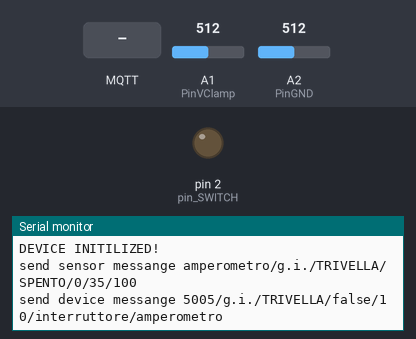
The sketch below on a simulated Arduino Uno, built with avr-gcc and run on an emulated ATmega328P. Parts: output pins drawn as LEDs (lit = HIGH), the last lines printed to the serial monitor. Inputs (shaded band) come from the test bench; at power-on: A1 (PinVClamp) = 512, A2 (PinGND) = 512. WiFi joins after 1.5 s; servers stay silent unless stated; no MQTT or app messages arrive unless stated.

Above: at 3.8 s.
3.9 s: A1 (PinVClamp) set to 490
At 5.5 s:
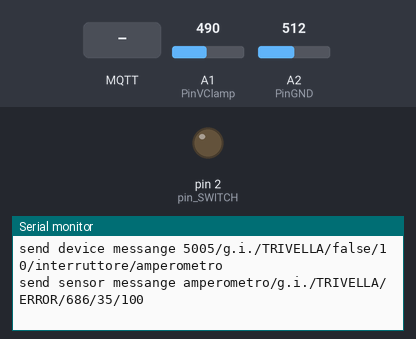
6.2 s: MQTT message "1" arrives on the third subscribed topic
At 7.7 s:
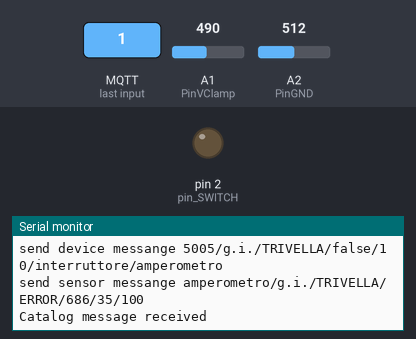

The sketch:

multiObject_receiver_mqtt.ino
```cpp
#include <SPI.h>
#include <Ethernet.h>
#include <PubSubClient.h>

IPAddress catalog_ip(192, 168, 1, 96);
int broker_port = 1883;
EthernetClient client;
PubSubClient MQTT_client(client);


//SETTINGS INFO
//==============================
String my_status = "SETUP";
String System = "g.i.";
String Object = "TRIVELLA";
int MY_number_sensors = 0;
int MY_number_device = 0;
struct MY_sensor {
  String System;
  String Object;
  String Name;
  String Status;
  String payload;
  String topic;
  String fields[5];
  String values[5];
  long timestamp;
  long const_status;
  bool flag;
};
struct MY_device {
  String System;
  String Object;
  String Name;
  String sensors[5];
  int sensors_number;
  String payload;
  String topic;
  String fields[5];
  String values[5];
  long timestamp;
  bool flag;
};
struct MY_sensor Sensors[3] = {};
struct MY_device Device[2];

// variables of INTERNET CONNECTION
//===========================
byte mac[] = { 0x90, 0xAD, 0xBE, 0xEF, 0xFE, 0xED };

// variables of MQTT CONNECTION
//===========================
const char* clientID = "5005";
const char* topic_sensor = "sensor/System/Object/Status/#";
const char* topic_device = "device/System/Object/-riavvio/-refresh";
const char* topic_sub_catalog = "catalog/System/Object/name/field/value";
unsigned long lastConnect_mqtt = 0;
unsigned long T_reconnect_MQTT = 0;

// variables of MULTI DEVICE MANAGER
//===================================
int number_sensors = 0;
int number_objects = 0;
struct multi_sensor {
  String Name;
  String Object;
  String Status;
  long timestamp;
  int refresh;
};
struct object {
  String Name;
  String Status;
};
struct multi_sensor MultiSensor[6] = {};
struct object Objects[3] = {};


// variables of SWITCH MANAGEMENT
//==============================
String modality = "automatico";
String manual_status = "";

// variables of SISTEM MANAGEMENT
//==============================
void(* Riavvio)(void) = 0;
int power_error = 0;

// variables of time_count
//===========================
unsigned long now = 0;

void setup() {
  Serial.begin(9600);
  while (!Serial) {
    delay(10); // wait for serial port to connect. Needed for native USB port only
  }
  SWITCH_MANAGER();
  POWER_ERROR_MANAGER();
  //
  Ethernet.begin(mac);
  delay(1000);
  MQTT_client.setServer(catalog_ip, 1883);
  MQTT_client.setCallback(callback);
  MQTT_client.connect(clientID);
  MQTT_client.subscribe(topic_sensor);
  MQTT_client.subscribe(topic_device);
  MQTT_client.subscribe(topic_sub_catalog);
  my_status = "SPENTO";
  Serial.println("DEVICE INITILIZED!");
}

void loop() {
  now = millis();
  Ethernet.maintain();
  MQTT_client.loop();

  MQTT_RECONNECT();
  if (modality == "automatico") {
    if (my_status != "ERROR") {
      check_MultiSensors_status();
      CHECK_mySTATUS();
    }
  }
  else {
    my_status = manual_status;
  }
  SWITCH_MANAGER();
  POWER_ERROR_MANAGER();
  MY_DEVICE_MANAGER();
  mySENSOR_REFRESH();

}


void MQTT_RECONNECT() {
  if (!MQTT_client.connected()) {
    T_reconnect_MQTT = now - lastConnect_mqtt;
    if (T_reconnect_MQTT > 5000) {
      lastConnect_mqtt = now;
      MQTT_client.connect(clientID);
      if (MQTT_client.state() == 0) {
        Serial.println("MQTT CONNECTED");
        MQTT_client.subscribe(topic_sensor);
        MQTT_client.subscribe(topic_device);
        MQTT_client.subscribe(topic_sub_catalog);
      }
      else {
        Serial.println("mqtt try to reconnect...");
      }
    }
  }
}


void CHECK_mySTATUS() {
  my_status = "SPENTO";
  if (number_objects > 0) {
    for (byte d = 0; d < number_objects; d++) {
      if (Objects[d].Status == "ACCESO") {
        my_status = "ACCESO";
        break;
      }
    }
  }
  if (MY_number_sensors > 0) {
    for (byte i = 0; i < MY_number_sensors; i ++) {
      if (Sensors[i].Status == "ERROR") {
        my_status = "ERROR";
        break;
      }
    }
  }
}

void callback(char* topic, byte *payload, unsigned int length) {
  //read the topic
  //Serial.println(String(topic));
  int i = 0;
  char* token;
  token = strtok(topic, "/");
  String mittente = String(token);

  //_________________________________
  if (mittente == "sensor") {
    String msg_info[8] = {};
    message_split(payload, length, &msg_info[0]);
    String S_name = msg_info[0];
    if (msg_info[1] == System) {
      if (msg_info[2] != Object) {
        String D_name = msg_info[2];
        S_name = S_name + "_" + D_name;
        String S_status = msg_info[3];
        multiSensor_manager(S_name, D_name, S_status);
      }
    }
  }
  //_________________________________
  if (mittente == "device") {
    String msg_info[8] = {};
    message_split(payload, length, &msg_info[0]);
    if (msg_info[1] == System) {
      if (msg_info[2] != Object) {
        int soglia_refresh = msg_info[4].toInt();
        for (byte i = 5; i < 8; i++) {
          String S_name = msg_info[i] + "_" + msg_info[2];
          for (byte j = 0; j < number_sensors; j++) {
            if (MultiSensor[j].Name == S_name) {
              MultiSensor[j].refresh = soglia_refresh;
              break;
            }
          }
        }
      }
    }
  }
  //_________________________________
  if (mittente == "catalog") {
    Serial.println("Catalog message received");
    String msg_info[8] = {};
    message_split(payload, length, &msg_info[0]);
    if (msg_info[1] == System) {
      if (msg_info[2] == Object) {
        if (msg_info[0] == "sensor") {
          for (byte j = 0; j < MY_number_sensors; j++) {
            if (msg_info[3] == Sensors[j].Name) {
              Serial.println("Sensor: " + msg_info[3]);
              for (byte f = 0; f < 5; f++) {
                if (msg_info[4] == Sensors[j].fields[f]) {
                  Serial.println("field: " + msg_info[4]);
                  Serial.println("value: " + msg_info[5]);
                  Sensors[j].values[f] = msg_info[5];
                  Sensors[j].flag = true;
                  break;
                }
              }
              break;
            }
          }
        }
        else if (msg_info[0] == "device") {
          for (byte d = 0; d < MY_number_device; d++) {
            if (msg_info[1] == Device[d].System) {
              if (msg_info[2] == Device[d].Object) {
                if (msg_info[3] == Device[d].Name) {
                  Serial.println("Device: " + msg_info[3]);
                  for (byte f = 0; f < 5; f++) {
                    if (msg_info[4] == Device[d].fields[f]) {
                      Serial.println("field: " + msg_info[4]);
                      Serial.println("value: " + msg_info[5]);
                      Device[d].values[f] = msg_info[5];
                      Device[d].flag = true;
                    }
                  }
                  break;
                }
              }
            }
          }
        }

      }
    }
  }
}

void message_split(byte *payload, unsigned int length, String *msg_info) {
  String msgIn;
  for (int j = 0; j < length; j++) {
    msgIn = msgIn + char(payload[j]);
  }
  //Serial.println(msgIn);
  unsigned int i = 0;
  char* token;
  char* msgCopy = msgIn.c_str();
  while ((token = strtok_r(msgCopy, "/", &msgCopy)) != NULL) {
    msg_info[i] = String(token);
    i = i + 1;
  }
}

void multiSensor_manager(String S_name, String D_name, String S_status) {
  bool flag_sensor = false;
  if (number_sensors > 0) {
    for (byte i = 0; i < number_sensors; i ++) {
      if (MultiSensor[i].Name == S_name) {
        flag_sensor = true;
        MultiSensor[i].timestamp = now;
        Serial.println("refresh sensor " + S_name);
        if (S_status !=  MultiSensor[i].Status) {
          MultiSensor[i].Status = S_status;
          multiObject_manager(D_name);
        }
        break;
      }
    }
  }
  if (!flag_sensor) {
    Serial.println("aggiungo sensor " + S_name);
    MultiSensor[number_sensors].Name = S_name;
    MultiSensor[number_sensors].Status = S_status;
    MultiSensor[number_sensors].Object = D_name;
    MultiSensor[number_sensors].timestamp = now;
    MultiSensor[number_sensors].refresh = 10;
    number_sensors += 1;
    multiObject_manager(D_name);
  }
}

void multiObject_manager(String D_name) {
  bool flag_object = false;
  if (number_objects > 0) {
    for (byte idx = 0; idx < number_objects; idx++) {
      if (Objects[idx].Name == D_name) {
        flag_object = true;
        Objects[idx].Status = "ACCESO";
        for (byte j = 0; j < number_sensors; j++) {
          if (MultiSensor[j].Object == D_name) {
            if (MultiSensor[j].Status == "SPENTO") {
              Objects[idx].Status = "SPENTO";
              break;
            }
          }
        }
        break;
      }
    }
  }
  if (!flag_object) {
    Serial.println("aggiungo device " + D_name);
    Objects[number_objects].Name = D_name;
    Objects[number_objects].Status = "SPENTO";
    number_objects += 1;
  }
}

void check_MultiSensors_status() {
  for (byte j = 0; j < number_sensors; j++) {
    unsigned long Ti_error = now - MultiSensor[j].timestamp;
    if (Ti_error > (MultiSensor[j].refresh + 10) * 1000) {
      if (MultiSensor[j].Status != "SPENTO") {
        MultiSensor[j].Status = "SPENTO";
        Serial.println("Sensor " + MultiSensor[j].Name + " not online");
        multiObject_manager(MultiSensor[j].Object);
      }
    }
  }
}


void SWITCH_MANAGER() {
  String S_name = "interruttore";
  int pin_SWITCH = 2;
  int idx_modality = 0;
  int idx_status = 1;
  if (my_status == "SETUP") {
    pinMode(pin_SWITCH, OUTPUT);
    String S_status = "SPENTO";
    String payload = S_name + "/" + System + "/" + Object + "/" +  S_status + "/" + modality + "/" + S_status;
    Serial.println(payload);
    String topic = "sensor/System/Object/Status/-modality/-status";
    String fields[5] = {"-modality", "-status"};
    String values[5] = {"automatico", S_status};
    Sensors[MY_number_sensors] = {System, Object,S_name, S_status, payload, topic, {"-modality", "-status"}, {"automatico", S_status}, now, now};
    MY_device_INIT(MY_number_sensors);
    MY_number_sensors += 1;
    Serial.println("aggiungo device " + S_name);
    Serial.println(MY_number_sensors);
  }
  else {
    for (byte i = 0; i < MY_number_sensors; i++) {
      if (Sensors[i].Name == S_name) {
        String S_status = "SPENTO";
        String payload = "";
        if (modality != Sensors[i].values[idx_modality]) {
          modality = Sensors[i].values[idx_modality];
          my_status = Sensors[i].values[idx_status];
        }
        if (modality == "manuale") {
          S_status = Sensors[i].values[idx_status];
          if (S_status == "ACCESO") {
            my_status = "ACCESO";
            digitalWrite(pin_SWITCH, HIGH);
          }
          else {
            my_status = "SPENTO";
            digitalWrite(pin_SWITCH, LOW);
          }
          payload = S_name + "/" + System + "/" + Object + "/" +  my_status + "/" + modality + "/" + my_status;
        }
        else {
          S_status = "ACCESO";
          if (my_status == "ACCESO") {
            digitalWrite(pin_SWITCH, HIGH);
          }
          else {
            digitalWrite(pin_SWITCH, LOW);
            S_status = "SPENTO";
          }
          payload = S_name + "/" + System + "/" + Object + "/" +  my_status + "/" + modality + "/" + my_status;
        }
        if (Sensors[i].Status == S_status) {
          Sensors[i].const_status = now;
        }
        if (now - Sensors[i].const_status > 500) {
          Sensors[i].flag = true;
        }
        if (Sensors[i].flag == true) {
          Sensors[i].flag = false;
          Sensors[i].timestamp = now;
          Sensors[i].Status = S_status;
          Sensors[i].payload = payload;
          MQTT_PUBLISH("sensor", i);
        }
        break;
      }
    }
  }
}

int POWER_SENSING() {
  int PinGND = A2;  // sensor Virtual Ground
  int PinVClamp = A1;    // Sensor SCT-013-000
  const unsigned int numReadings = 200; //samples to calculate Vrms.
  int readingsVClamp[numReadings];    // samples of the sensor SCT-013-000
  float I = 0;
  float SumSqVClamp = 0;
  float total = 0;
  for (unsigned int i = 0; i < numReadings; i++) {
    readingsVClamp[i] = analogRead(PinVClamp) - analogRead(PinGND);
    delay(1); //
  }
  delay(5);
  //Calculate Vrms
  for (unsigned int i = 0; i < numReadings; i++) {
    SumSqVClamp = SumSqVClamp + sq((float)readingsVClamp[i]);
  }
  total = sqrt(SumSqVClamp / numReadings);
  I = total * float(0.14648);
  float Power_float = total * float(31.187);
  int Power = (int) Power_float;
  return Power;
  // Rburden=62 ohms, LBS= 0,004882 V (5/1024)
  // Transformer of 1800 laps (SCT-013-000).
  // 5*220*1800/(62*1024)= 31.187
}

void POWER_ERROR_MANAGER() {
  String S_name = "amperometro";
  int idx_soglia_ON_OFF = 0;
  int idx_soglia_Corto = 1;
  int idx_power_error = 2;
  int T_measure = 1 * 1000;
  if (my_status == "SETUP") {
    String S_status = "SPENTO";
    String payload =  S_name + "/" + System + "/" + Object + "/" +  S_status + "/" + 0 + "/" + 0 + "/" + 0;
    String topic = "sensor/System/Object/Status/power(W)/-soglia(W)/-corto(W)";
    Sensors[MY_number_sensors] = {System, Object,S_name, S_status, payload, topic, {"-soglia(W)", "-corto(W)"}, {"35", "100", String(0)}, now, now, true};
    MY_device_INIT(MY_number_sensors);
    Serial.println("aggiungo device " + S_name);
    MY_number_sensors += 1;
    Serial.println(MY_number_sensors);
  }
  else {
    for (byte i = 0; i < MY_number_sensors; i++) {
      if (Sensors[i].Name == S_name) {
        unsigned long T_measure_POWER = now - Sensors[i].const_status;
        if (T_measure_POWER >= T_measure) {
          int soglia_OnOff = Sensors[i].values[idx_soglia_ON_OFF].toInt();
          int soglia_Corto = Sensors[i].values[idx_soglia_Corto].toInt();
          power_error = Sensors[i].values[idx_power_error].toInt();
          if (Sensors[i].Status != my_status) {
            delay(300);
          }
          String S_status = "SPENTO";
          int Power = POWER_SENSING();
          if (Power < soglia_Corto) {
            if (Power > soglia_OnOff) {
              S_status = "ACCESO";
            }
            else {
              S_status = "SPENTO";
              Power = 0;
            }
            if (S_status != my_status) {
              power_error += 1;
            }
            else {
              power_error = 0;
            }
          }
          else {
            power_error += 1;
          }
          if (power_error > 3) {
            S_status = "ERROR";
          }
          Sensors[i].values[idx_power_error] = String(power_error);
          if (S_status != Sensors[i].Status) {
            Sensors[i].flag = true;
          }
          if (Sensors[i].flag == true) {
            Sensors[i].flag = false;
            Sensors[i].timestamp = now;
            Sensors[i].Status = S_status;
            String payload = S_name + "/" + System + "/" + Object + "/" +  S_status + "/" + String(Power) + "/" + Sensors[i].values[idx_soglia_ON_OFF] + "/" + Sensors[i].values[idx_soglia_Corto];
            Sensors[i].payload = payload;
            MQTT_PUBLISH("sensor", i);
          }
        }
        break;
      }
    }

  }
}


void mySENSOR_REFRESH() {
  int idx_soglia_refresh = 1;
  for (byte i = 0; i < MY_number_device; i++) {
    int Soglia = Device[i].values[idx_soglia_refresh].toInt();
    unsigned long Ti_device = now - Device[i].timestamp;
    if (Ti_device > Soglia * 1000) {
      Device[i].flag = true;
    }
    for (byte j = 0; j < MY_number_sensors; j += 1) {
      if (Sensors[j].System == Device[i].System) {
        if (Sensors[j].Object == Device[i].Object) {
          unsigned long Ti_sensor = now - Sensors[j].timestamp;
          if (Ti_sensor > Soglia * 1000) {
            Sensors[j].flag = true;
          }
        }
      }
    }
  }
}


void MQTT_PUBLISH(String type, byte i) {
  if (type == "sensor") {
    MQTT_client.publish(const_cast<char*>(Sensors[i].topic.c_str()), const_cast<char*>(Sensors[i].payload.c_str()));
    Serial.println("send sensor messange " + Sensors[i].payload);
  }
  else if (type == "device") {
    MQTT_client.publish(const_cast<char*>(Device[i].topic.c_str()), const_cast<char*>(Device[i].payload.c_str()));
    Serial.println("send device messange " + Device[i].payload);
  }
}

void MY_DEVICE_MANAGER() {
  int idx_soglia_refresh = 1;
  int idx_riavvio = 0;
  for (byte i = 0; i < MY_number_device; i++) {
    String riavvio = Device[i].values[idx_riavvio];
    if (riavvio == "true") {
      riavvio = "false";
      Riavvio();
    }
    if (Device[i].flag == true) {
      Device[i].flag = false;
      Device[i].timestamp = now;
      int Soglia = Device[i].values[idx_soglia_refresh].toInt();
      String payload = String(clientID) + "/" + Device[i].System + "/" + Device[i].Object + "/" + riavvio + "/" + String(Soglia);
      for (byte j = 0; j < Device[i].sensors_number; j++) {
        payload += "/" + Device[i].sensors[j];
      }
      Device[i].payload = payload;
      MQTT_PUBLISH("device", i);
    }
  }
}

void MY_device_INIT(int sensor_idx) {
  bool flag_object = false;
  if (MY_number_device > 0) {
    for (byte i = 0; i < MY_number_device; i++) {
      if (Sensors[sensor_idx].System == Device[i].System) {
        if (Sensors[sensor_idx].Object == Device[i].Object) {
          Device[i].sensors[Device[i].sensors_number] = Sensors[sensor_idx].Name;
          Device[i].sensors_number += 1;
          flag_object = true;
          break;
        }
      }
    }
  }
  if (!flag_object) {
    String riavvio = "false";
    String topic = "device/System/Object/-riavvio/-refresh";
    String payload = "";
    Device[MY_number_device] = {Sensors[sensor_idx].System, Sensors[sensor_idx].Object, String(clientID), {" "}, 0, payload, topic, {"-riavvio", "-refresh"}, {"false", String(10)}, now, true};
    Device[MY_number_device].sensors[Device[MY_number_device].sensors_number] = Sensors[sensor_idx].Name;
    Device[MY_number_device].sensors_number += 1;
    MY_number_device += 1;
  }
}
```

Measured:
- after the input at 3.9 s, the serial monitor: prints a new line after 0.83 s (image 1)
- after the input at 6.2 s, the serial monitor: prints a new line after 0.06 s (image 2)
